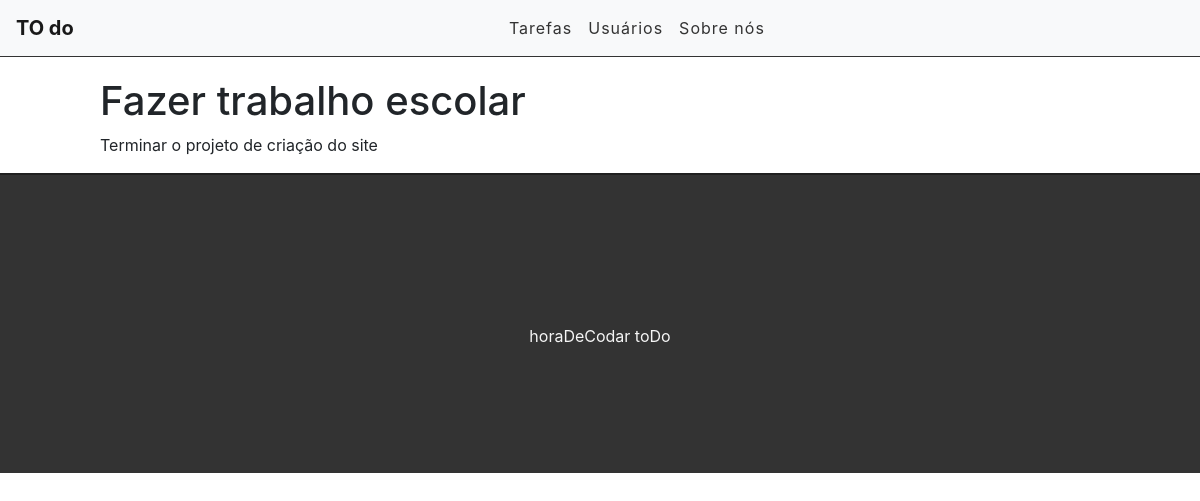
/task/5, run on the app's committed database.
### tasks/models.py (models this page shows, shortened)
class Task(models.Model):
    STATUS = (
        ('doing','Realizando'),
        ('done', 'Não Realizada'),
    )
    title = models.CharField(max_length=255)
    description = models.TextField()
    done = models.CharField(max_length=20, choices= STATUS,)
    created_at = models.DateTimeField(auto_now_add=True)
    updated_at = models.DateTimeField(auto_now=True)

### tasks/views.py (the view)
# urls.py: path('task/<int:id>', views.taskView, name = 'task-view'),
def taskView(request, id):
    task = get_object_or_404(Task, pk = id)
    return render(request, 'tasks/task.html', {'task': task})

### tasks/templates/tasks/task.html (shortened to what this page needs)
{% extends 'base.html' %}
    {% block content %}
       <div class="offset-1 col-10 list-div">
          <h1>{{ task.title }}</h1>
          <p>{{ task.description }}</p>
       </div>
    {% endblock %}

### tasks/static/css/styles.css (style rules this page uses)
.list-div { padding: 0; }

### data on the page
Task: title "Fazer trabalho escolar", description "Terminar o projeto de criação do site"
